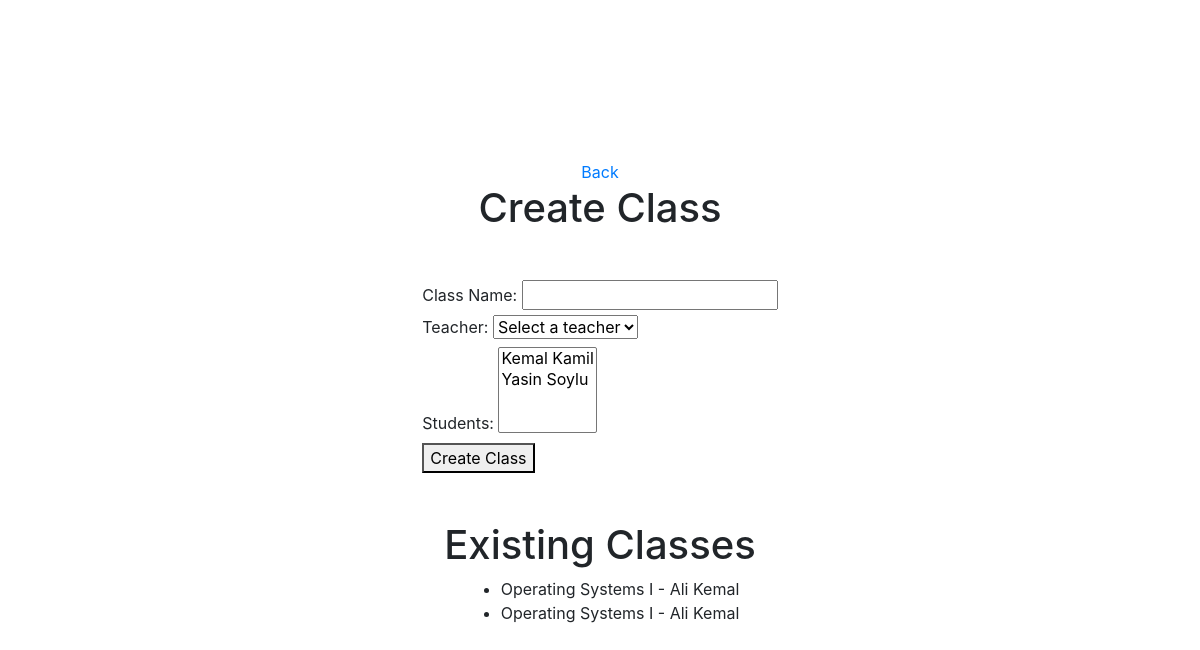
Page /admins/register-class/ on the earlier database version.
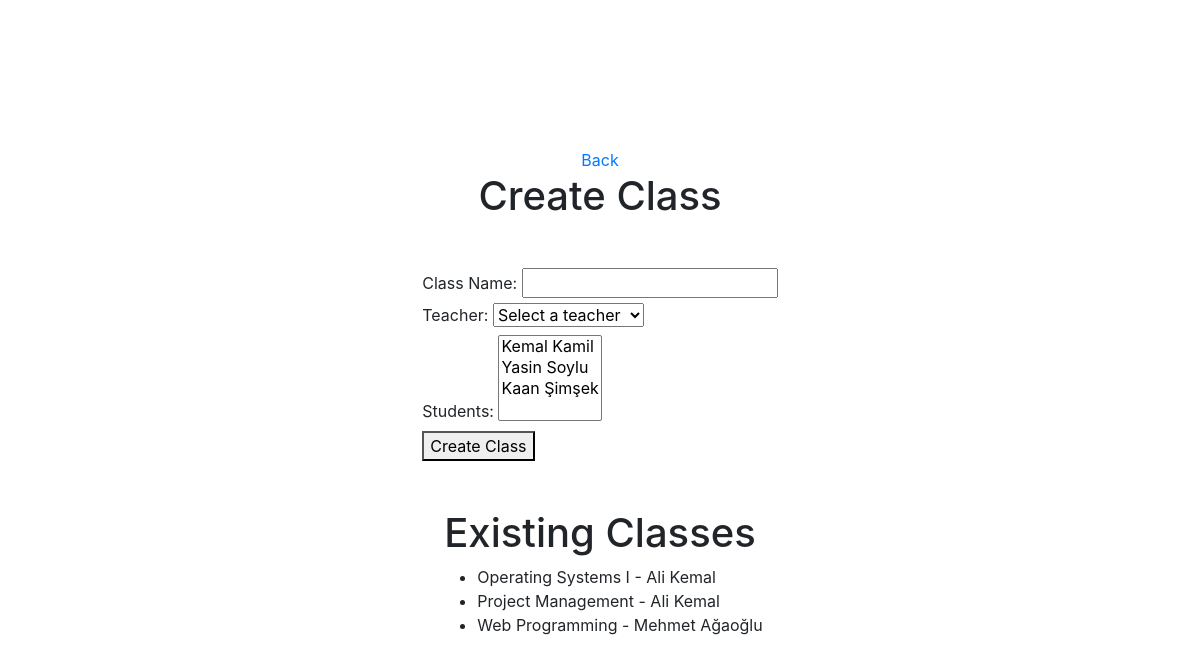
Same page on the later database version.
### core/models.py (models this page shows)
class Class(models.Model):
    id = models.AutoField(primary_key=True)
    teacher = models.ForeignKey(Teacher, on_delete=models.CASCADE)
    students = models.ManyToManyField('Student')
    class_name = models.CharField(max_length=100)

class Teacher(models.Model):
    id = models.AutoField(primary_key=True)
    firstname = models.CharField(max_length=100)
    lastname = models.CharField(max_length=100)
    teacher_id = models.CharField(max_length=20)

### core/views.py (the view, shortened to what this page needs)
# urls.py: path('admins/register-class/', views.register_class, name='register-class'),
def register_class(request):
    teachers = Teacher.objects.all()
    students = Student.objects.all()
    classes = Class.objects.all()
    context = {
        'teachers': teachers,
        'students': students,
        'classes': classes
    }
    return render(request, 'admin/register_class.html', context)

### core/templates/admin/register_class.html (shortened to what this page needs)
{% extends 'base.html' %}
{% block content %}
<div class="d-flex flex-column align-items-center justify-content-center" style="min-height: 100vh;">
  <div class="back-button">
    <a href="{% url 'admin-page' %}">Back</a>
  </div>
  <h1 class="mb-5">Create Class</h1>
  <form method="post" action="{% url 'register-class' %}">
    <label for="class-name">Class Name:</label>
    <input type="text" id="class-name" name="class-name" required>
    <br>
    <label for="teacher">Teacher:</label>
    <select id="teacher" name="teacher">
      <option value="">Select a teacher</option>
    </select>
    <br>
    <label for="students">Students:</label>
    <select id="students" name="students" multiple>
      {% for student in students %}
        <option value="{{ student.id }}">{{ student.firstname }} {{ student.lastname }}</option>
      {% endfor %}
    </select>
    <br>
    <button type="submit">Create Class</button>
  </form>
  <h1 class="mt-5">Existing Classes</h1>
  <ul>
    {% for class in classes %}
      <li>{{ class.class_name }} - {{ class.teacher.firstname }} {{ class.teacher.lastname }}</li>
    {% endfor %}
  </ul>
</div>
{% endblock %}

Differences in the rows shown:
changed Class: class_name "Operating Systems I" → "Project Management"
added Class: class_name "Web Programming", teacher.firstname "Mehmet", teacher.lastname "Ağaoğlu"
Other differences:
form field students: "Kemal Kamil / Yasin Soylu" → "Kemal Kamil / Yasin Soylu / Kaan Şimşek"
